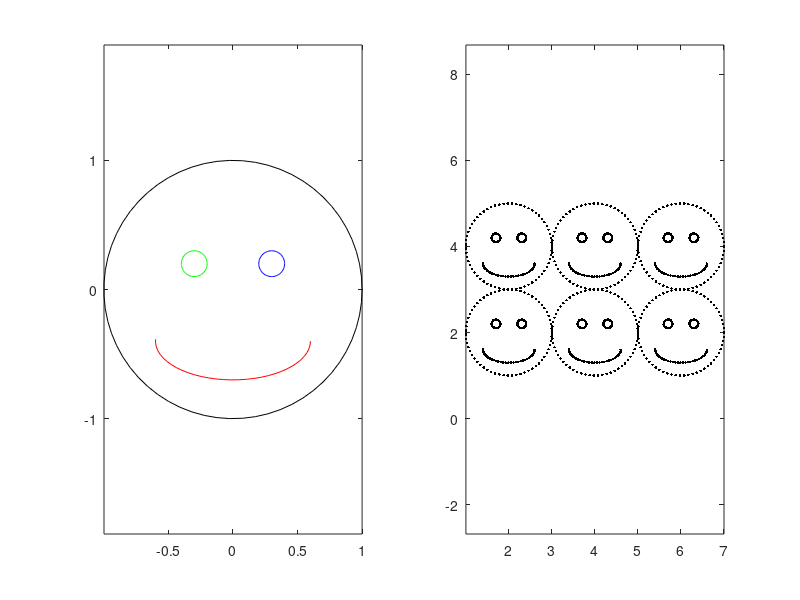

The MATLAB source for this figure:
%% An example of using matrix transformations to create 
%   multiple copies of an object

% Clear everything
clear
clc
clf

% Points defining a circle. 
t = linspace(0, 2*pi, 64);
xPtsCircle = cos(t); % x values
yPtsCircle = sin(t); % y values

% Make a matrix from the points. Make sure to add a one to the bottom row
% so that matrix multiplication for translation will work correctly
ptsCircle = ones( 3, length(t) );
% Set the first two rows to be the x and y points
ptsCircle(1,:) = xPtsCircle;
ptsCircle(2,:) = yPtsCircle;

% Temporary plot to see what we're doing
subplot(1,2,1);
plot( ptsCircle(1,:), ptsCircle(2,:), '-k' );
axis equal; % Make circle circle

%% Now make a face by adding eyes and part of the mouth
eyeScl = 0.1; % How much smaller to make the eyes
matSclEye = [eyeScl 0 0; 0 eyeScl 0; 0 0 1]; % Matrix to scale the eyes

eyeDx = 0.3; % How much to move the eye over
eyeDy = 0.2; % and up
matTransEye = eye(3); % Identity matrix
matTransEye( 1,3 ) = -eyeDx; % Amount to move in x goes in right column
matTransEye( 2,3 ) =  eyeDy; % Amount to move in x goes in right column

% Make points for left eye. Scale happens first
ptsLeftEye = matTransEye * matSclEye * ptsCircle;

% Check left eye
hold on;
plot( ptsLeftEye(1,:), ptsLeftEye(2,:), '-g' );

matTransEye( 1,3) = eyeDx;
ptsRightEye = matTransEye * matSclEye * ptsCircle;

% Check right eye
plot( ptsRightEye(1,:), ptsRightEye(2,:), '-b' );

% The mouth
mouthScl = 0.6; % A bit smaller than the head, shrink in y
matSclMouth = [mouthScl 0 0; 0 0.5 * mouthScl 0; 0 0 1]; % Matrix to scale the mouth
matTransMouth = eye(3);
matTransMouth( 2,3 ) = -0.4; % Move bottom of circle arc down

% Take *part* of the circle and make it be the mouth
ptsMouth = matTransMouth * matSclMouth * ptsCircle( :, floor(length(t)/2):end );

% Check mouth
plot( ptsMouth(1,:), ptsMouth(2,:), '-r' );

%% Multiple copies

% Stick all the points together into one big matrix of points
ptsAll = [ ptsCircle ptsLeftEye ptsRightEye ptsMouth ];

% Draw multiple copies of face
matTrans = eye(3);
subplot(1,2, 2);
for r = 1:2
    matTrans( 2, 3 ) = 2*r; % Move up each time
    for c = 1:3
        matTrans( 1, 3 ) = 2*c; % Move right each time
        
        % Translate points
        ptsMove = matTrans * ptsAll;
        plot( ptsMove(1,:), ptsMove(2,:), '.k' );
        hold on;
    end
end
axis equal % Make sure circles are circles
